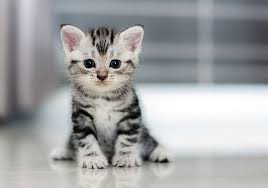
#> input picture app/lab04_edge_detection/data/cat.jpg, 268 x 188 px
$ python edge_detection.py
#> lines starting #> are read from the running program, lines starting #| are printed output that depends on the picture; after the words box and inside, x2 and y2 are one past the last pixel; in counts of white or black regions, pixels touching at a corner belong together
import cv2

def nothing(x):
    pass

cv2.namedWindow('Canny')
cv2.createTrackbar('low threshold', 'Canny', 0, 1000, nothing)
cv2.createTrackbar('high threshold', 'Canny', 0, 1000, nothing)
cv2.setTrackbarPos('low threshold', 'Canny', 50)
cv2.setTrackbarPos('high threshold', 'Canny', 150)

img = cv2.imread('../data/cat.jpg', cv2.IMREAD_GRAYSCALE)
#> img: shape (188, 268); min 0, max 255, mean 163.2
blurred=cv2.GaussianBlur(img, (3,3), 0)
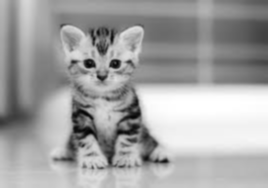
#> blurred: shape (188, 268); min 1, max 255, mean 163.2

while (1):
    low = cv2.getTrackbarPos('low threshold', 'Canny')
    high = cv2.getTrackbarPos('high threshold', 'Canny')
    img_canny = cv2.Canny(img, low, high)
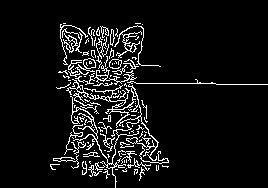
#> img_canny: shape (188, 268); 7.5% white in thin lines or dots, all inside (x1, y1, x2, y2) = (50, 23, 268, 188)
    cv2.imshow('Canny', img_canny)
    if cv2.waitKey(1) & 0xFF == 27:
#> (key Esc is pressed here)
        break

cv2.destroyAllWindows()
